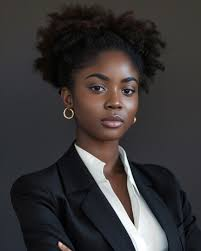
#> input picture backend/uploads/1c69f169-4f72-4c5d-a89e-6f169faf030a.jpeg, 201 x 251 px
$ python -i visual_agent.py   (imports and definitions only)
#> lines starting #> are read from the running program, lines starting #| are printed output that depends on the picture
"""
TruthLens AI — Visual Agent
Performs pixel-level statistical and structural analysis of an image.

No AI model required.
Uses only Pillow to generate forensic signals that are later interpreted
by IBM Granite.
"""

from __future__ import annotations

import logging
import math
from typing import Any

from PIL import Image, ImageFilter, ImageStat

logger = logging.getLogger("truthlens.visual_agent")


class VisualAgent:
    """
    Performs image forensic analysis.

    Extracts:

    • Image dimensions
    • Brightness
    • Contrast
    • Sharpness
    • Noise estimation
    • Histogram entropy
    • RGB statistics
    • Anomaly signals
    """

    # ------------------------------------------------------------------
    # Public API
    # ------------------------------------------------------------------

    def analyse(self, file_path: str) -> dict[str, Any]:
        """
        Analyse an image and return structured forensic metrics.
        """

        result = {
            "image_size": {},
            "colour_stats": {},
            "brightness": None,
            "contrast": None,
            "sharpness_score": None,
            "noise_estimate": None,
            "histogram_entropy": None,
            "dominant_channel": None,
            "anomaly_signals": [],
            "analysis_notes": [],
        }

        try:
            with Image.open(file_path) as img:

#> img is the input picture: PIL image 201x251 RGB; mean R, G, B 56.6, 53.3, 53.7
                rgb = img.convert("RGB")

                result["image_size"] = self._image_size(rgb)
                result["colour_stats"] = self._colour_stats(rgb)
                result["brightness"] = self._brightness(rgb)
                result["contrast"] = self._contrast(rgb)
                result["sharpness_score"] = self._sharpness(rgb)
                result["noise_estimate"] = self._noise_estimate(rgb)
                result["histogram_entropy"] = self._histogram_entropy(rgb)
                result["dominant_channel"] = self._dominant_channel(rgb)

                result["anomaly_signals"] = self._detect_anomalies(result)
                result["analysis_notes"] = self._analysis_notes(rgb, result)

        except Exception as exc:
            logger.exception("Visual analysis failed")
            result["anomaly_signals"].append(f"analysis_error: {exc}")

        return result

    # ------------------------------------------------------------------
    # Image information
    # ------------------------------------------------------------------

    @staticmethod
    def _image_size(img: Image.Image) -> dict:

        width, height = img.size
#> width = 201; height = 251

        return {
            "width": width,
            "height": height,
            "aspect_ratio": round(width / height, 2),
        }

    # ------------------------------------------------------------------
    # Colour statistics
    # ------------------------------------------------------------------

    @staticmethod
    def _colour_stats(img: Image.Image) -> dict:

        stat = ImageStat.Stat(img)

        bands = img.getbands()
#> bands = ('R', 'G', 'B')

        mins = {}
        maxs = {}

        for band, extrema in zip(bands, stat.extrema):
            mins[band] = extrema[0]
            maxs[band] = extrema[1]
#> this loop made 3 passes
#> after the loop, maxs = {'R': 255, 'G': 255, 'B': 255}; mins = {'R': 0, 'G': 0, 'B': 0}

        return {
            "bands": list(bands),
            "mean": {
                band: round(value, 2)
                for band, value in zip(bands, stat.mean)
            },
            "stddev": {
                band: round(value, 2)
                for band, value in zip(bands, stat.stddev)
            },
            "min": mins,
            "max": maxs,
            "rms": {
                band: round(value, 2)
                for band, value in zip(bands, stat.rms)
            },
        }

    # ------------------------------------------------------------------
    # Metrics
    # ------------------------------------------------------------------

    @staticmethod
    def _brightness(img: Image.Image) -> float:

        gray = img.convert("L")
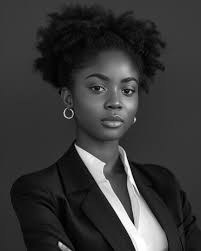
#> gray: PIL image 201x251 L; min 0, max 255, mean 54.3

        return round(ImageStat.Stat(gray).mean[0], 2)

    @staticmethod
    def _contrast(img: Image.Image) -> float:

        gray = img.convert("L")

        return round(ImageStat.Stat(gray).stddev[0], 2)

    @staticmethod
    def _sharpness(img: Image.Image) -> float:

        gray = img.convert("L")

        edges = gray.filter(ImageFilter.FIND_EDGES)
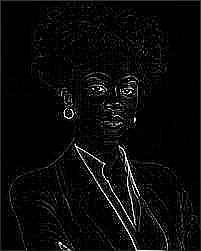
#> edges: PIL image 201x251 L; min 0, max 255, mean 10

        return round(ImageStat.Stat(edges).var[0], 2)

    @staticmethod
    def _noise_estimate(img: Image.Image) -> float:

        gray = img.convert("L")

        blurred = gray.filter(ImageFilter.GaussianBlur(radius=2))
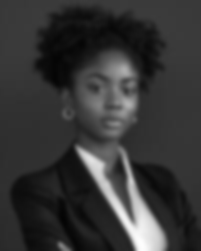
#> blurred: PIL image 201x251 L; min 4, max 253, mean 54.3

        original = ImageStat.Stat(gray).mean[0]
#> original = 54.3
        smooth = ImageStat.Stat(blurred).mean[0]
#> smooth = 54.3

        return round(abs(original - smooth), 4)

    @staticmethod
    def _histogram_entropy(img: Image.Image) -> float:

        gray = img.convert("L")

        histogram = gray.histogram()
#> histogram = 256 values, max 3207 at index 58, min 8 at index 173, mean 197.1

        total = sum(histogram)
#> total = 50451

        entropy = 0

        for value in histogram:

            if value:

                probability = value / total

                entropy -= probability * math.log2(probability)
#> this loop made 256 passes
#> (value, probability, entropy) on passes 1 to 12: (17, 0.000337, 0.00389), (73, 0.00145, 0.0175), (61, 0.00121, 0.0293), (68, 0.00135, 0.0421), (122, 0.00242, 0.0631), (194, 0.00385, 0.094), (238, 0.00472, 0.13), (268, 0.00531, 0.171), (331, 0.00656, 0.218), (398, 0.00789, 0.273), (438, 0.00868, 0.333), (493, 0.00977, 0.398)
#> (probability, entropy) on passes 61 to 66: (0.00367, 4.83), (0.00311, 4.85), (0.00266, 4.87), (0.00238, 4.89), (0.0021, 4.91), (0.00153, 4.93)
#> after the loop, entropy = 6.44

        return round(entropy, 4)

    @staticmethod
    def _dominant_channel(img: Image.Image) -> str:

        stat = ImageStat.Stat(img)

        means = {
            "R": stat.mean[0],
            "G": stat.mean[1],
            "B": stat.mean[2],
        }
#> means = {'R': 56.63, 'G': 53.27, 'B': 53.7}

        return max(means, key=means.get)

    # ------------------------------------------------------------------
    # Signal Detection
    # ------------------------------------------------------------------

    @staticmethod
    def _detect_anomalies(metrics: dict) -> list[str]:

        signals = []

        brightness = metrics["brightness"]
#> brightness = 54.3

        if brightness < 20:
            signals.append("extremely_dark_image")

        elif brightness > 240:
            signals.append("overexposed_image")

        contrast = metrics["contrast"]
#> contrast = 45.23

        if contrast < 8:
            signals.append("very_low_contrast")

        sharpness = metrics["sharpness_score"]
#> sharpness = 924.4

        if sharpness < 20:
            signals.append("blurred_image")

        entropy = metrics["histogram_entropy"]
#> entropy = 6.44

        if entropy < 2:
            signals.append("low_entropy")

        elif entropy > 7.8:
            signals.append("very_high_entropy")

        noise = metrics["noise_estimate"]
#> noise = 0.0004

        if noise < 0.3:
            signals.append("possible_aggressive_smoothing")

        return signals

    # ------------------------------------------------------------------
    # Notes
    # ------------------------------------------------------------------

    @staticmethod
    def _analysis_notes(img: Image.Image, metrics: dict) -> list[str]:

        notes = []

        width, height = img.size
#> width = 201; height = 251

        ratio = width / height
#> ratio = 0.801

        if ratio > 3 or ratio < 0.33:
            notes.append("unusual_aspect_ratio")

        if img.mode == "P":
            notes.append("palette_mode_image")

        if metrics["histogram_entropy"] > 7.5:
            notes.append("rich_texture_or_heavy_compression")

        if metrics["noise_estimate"] > 5:
            notes.append("high_noise_detected")

        return notes

>>> result = VisualAgent().analyse('../uploads/1c69f169-4f72-4c5d-a89e-6f169faf030a.jpeg')
#> result = 10 items
